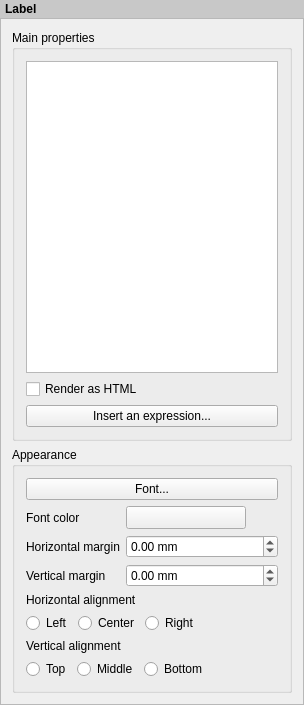
<?xml version="1.0" encoding="UTF-8"?>
<ui version="4.0">
 <class>QgsComposerLabelWidgetBase</class>
 <widget class="QWidget" name="QgsComposerLabelWidgetBase">
  <property name="geometry">
   <rect>
    <x>0</x>
    <y>0</y>
    <width>304</width>
    <height>705</height>
   </rect>
  </property>
  <property name="sizePolicy">
   <sizepolicy hsizetype="Expanding" vsizetype="Expanding">
    <horstretch>0</horstretch>
    <verstretch>0</verstretch>
   </sizepolicy>
  </property>
  <property name="windowTitle">
   <string>Label Options</string>
  </property>
  <layout class="QVBoxLayout" name="_2">
   <property name="spacing">
    <number>0</number>
   </property>
   <property name="margin">
    <number>0</number>
   </property>
   <item>
    <widget class="QLabel" name="label">
     <property name="sizePolicy">
      <sizepolicy hsizetype="Preferred" vsizetype="Maximum">
       <horstretch>0</horstretch>
       <verstretch>0</verstretch>
      </sizepolicy>
     </property>
     <property name="styleSheet">
      <string notr="true">padding: 2px; font-weight: bold; background-color: rgb(200, 200, 200);</string>
     </property>
     <property name="text">
      <string>Label</string>
     </property>
    </widget>
   </item>
   <item>
    <widget class="QScrollArea" name="scrollArea">
     <property name="widgetResizable">
      <bool>true</bool>
     </property>
     <widget class="QWidget" name="scrollAreaWidgetContents">
      <property name="geometry">
       <rect>
        <x>0</x>
        <y>0</y>
        <width>302</width>
        <height>682</height>
       </rect>
      </property>
      <layout class="QVBoxLayout" name="mainLayout">
       <item>
        <widget class="QgsCollapsibleGroupBoxBasic" name="mTextGroupBox">
         <property name="focusPolicy">
          <enum>Qt::StrongFocus</enum>
         </property>
         <property name="title">
          <string>Main properties</string>
         </property>
         <property name="checkable">
          <bool>false</bool>
         </property>
         <property name="syncGroup" stdset="0">
          <string notr="true">composeritem</string>
         </property>
         <property name="collapsed" stdset="0">
          <bool>false</bool>
         </property>
         <layout class="QGridLayout" name="gridLayout_2">
          <item row="0" column="0">
           <widget class="QPlainTextEdit" name="mTextEdit">
            <property name="tabStopWidth">
             <number>10</number>
            </property>
           </widget>
          </item>
          <item row="1" column="0">
           <widget class="QCheckBox" name="mHtmlCheckBox">
            <property name="text">
             <string>Render as HTML</string>
            </property>
           </widget>
          </item>
          <item row="2" column="0">
           <widget class="QPushButton" name="mInsertExpressionButton">
            <property name="text">
             <string>Insert an expression...</string>
            </property>
           </widget>
          </item>
         </layout>
        </widget>
       </item>
       <item>
        <widget class="QgsCollapsibleGroupBoxBasic" name="mAppearanceGroup">
         <property name="focusPolicy">
          <enum>Qt::StrongFocus</enum>
         </property>
         <property name="title">
          <string>Appearance</string>
         </property>
         <property name="checkable">
          <bool>false</bool>
         </property>
         <property name="syncGroup" stdset="0">
          <string notr="true">composeritem</string>
         </property>
         <property name="collapsed" stdset="0">
          <bool>false</bool>
         </property>
         <layout class="QGridLayout" name="gridLayout">
          <item row="1" column="0">
           <widget class="QLabel" name="label_2">
            <property name="text">
             <string>Font color</string>
            </property>
           </widget>
          </item>
          <item row="7" column="0" colspan="2">
           <layout class="QHBoxLayout" name="horizontalLayout_6">
            <item>
             <widget class="QRadioButton" name="mTopRadioButton">
              <property name="text">
               <string>Top</string>
              </property>
              <attribute name="buttonGroup">
               <string notr="true">buttonGroup</string>
              </attribute>
             </widget>
            </item>
            <item>
             <widget class="QRadioButton" name="mMiddleRadioButton">
              <property name="text">
               <string>Middle</string>
              </property>
              <attribute name="buttonGroup">
               <string notr="true">buttonGroup</string>
              </attribute>
             </widget>
            </item>
            <item>
             <widget class="QRadioButton" name="mBottomRadioButton">
              <property name="text">
               <string>Bottom</string>
              </property>
              <attribute name="buttonGroup">
               <string notr="true">buttonGroup</string>
              </attribute>
             </widget>
            </item>
            <item>
             <spacer name="horizontalSpacer_3">
              <property name="orientation">
               <enum>Qt::Horizontal</enum>
              </property>
              <property name="sizeHint" stdset="0">
               <size>
                <width>0</width>
                <height>20</height>
               </size>
              </property>
             </spacer>
            </item>
           </layout>
          </item>
          <item row="2" column="1">
           <widget class="QgsDoubleSpinBox" name="mMarginXDoubleSpinBox">
            <property name="prefix">
             <string/>
            </property>
            <property name="suffix">
             <string> mm</string>
            </property>
            <property name="minimum">
             <double>-99.989999999999995</double>
            </property>
           </widget>
          </item>
          <item row="5" column="0" colspan="2">
           <layout class="QHBoxLayout" name="horizontalLayout_5">
            <item>
             <widget class="QRadioButton" name="mLeftRadioButton">
              <property name="text">
               <string>Left</string>
              </property>
              <attribute name="buttonGroup">
               <string notr="true">buttonGroup_2</string>
              </attribute>
             </widget>
            </item>
            <item>
             <widget class="QRadioButton" name="mCenterRadioButton">
              <property name="text">
               <string>Center</string>
              </property>
              <attribute name="buttonGroup">
               <string notr="true">buttonGroup_2</string>
              </attribute>
             </widget>
            </item>
            <item>
             <widget class="QRadioButton" name="mRightRadioButton">
              <property name="text">
               <string>Right</string>
              </property>
              <attribute name="buttonGroup">
               <string notr="true">buttonGroup_2</string>
              </attribute>
             </widget>
            </item>
            <item>
             <spacer name="horizontalSpacer_4">
              <property name="orientation">
               <enum>Qt::Horizontal</enum>
              </property>
              <property name="sizeHint" stdset="0">
               <size>
                <width>0</width>
                <height>20</height>
               </size>
              </property>
             </spacer>
            </item>
           </layout>
          </item>
          <item row="4" column="0" colspan="2">
           <widget class="QLabel" name="mHorizontalAlignementLabel">
            <property name="text">
             <string>Horizontal alignment</string>
            </property>
           </widget>
          </item>
          <item row="6" column="0" colspan="2">
           <widget class="QLabel" name="mVerticalAlignementLabel">
            <property name="text">
             <string>Vertical alignment</string>
            </property>
           </widget>
          </item>
          <item row="0" column="0" colspan="2">
           <widget class="QPushButton" name="mFontButton">
            <property name="sizePolicy">
             <sizepolicy hsizetype="Preferred" vsizetype="Fixed">
              <horstretch>0</horstretch>
              <verstretch>0</verstretch>
             </sizepolicy>
            </property>
            <property name="text">
             <string>Font...</string>
            </property>
           </widget>
          </item>
          <item row="2" column="0">
           <widget class="QLabel" name="mMarginXLabel">
            <property name="text">
             <string>Horizontal margin</string>
            </property>
           </widget>
          </item>
          <item row="1" column="1">
           <layout class="QHBoxLayout" name="horizontalLayout">
            <item>
             <widget class="QgsColorButtonV2" name="mFontColorButton">
              <property name="minimumSize">
               <size>
                <width>120</width>
                <height>0</height>
               </size>
              </property>
              <property name="maximumSize">
               <size>
                <width>120</width>
                <height>16777215</height>
               </size>
              </property>
              <property name="text">
               <string/>
              </property>
             </widget>
            </item>
            <item>
             <spacer name="horizontalSpacer_2">
              <property name="orientation">
               <enum>Qt::Horizontal</enum>
              </property>
              <property name="sizeHint" stdset="0">
               <size>
                <width>40</width>
                <height>20</height>
               </size>
              </property>
             </spacer>
            </item>
           </layout>
          </item>
          <item row="3" column="1">
           <widget class="QgsDoubleSpinBox" name="mMarginYDoubleSpinBox">
            <property name="suffix">
             <string> mm</string>
            </property>
            <property name="minimum">
             <double>-99.989999999999995</double>
            </property>
           </widget>
          </item>
          <item row="3" column="0">
           <widget class="QLabel" name="mMarginYLabel">
            <property name="text">
             <string>Vertical margin</string>
            </property>
           </widget>
          </item>
         </layout>
        </widget>
       </item>
      </layout>
     </widget>
    </widget>
   </item>
  </layout>
 </widget>
 <layoutdefault spacing="6" margin="11"/>
 <customwidgets>
  <customwidget>
   <class>QgsCollapsibleGroupBoxBasic</class>
   <extends>QGroupBox</extends>
   <header location="global">qgscollapsiblegroupbox.h</header>
   <container>1</container>
  </customwidget>
  <customwidget>
   <class>QgsColorButtonV2</class>
   <extends>QToolButton</extends>
   <header>qgscolorbuttonv2.h</header>
   <container>1</container>
  </customwidget>
  <customwidget>
   <class>QgsDoubleSpinBox</class>
   <extends>QDoubleSpinBox</extends>
   <header>qgsdoublespinbox.h</header>
  </customwidget>
 </customwidgets>
 <tabstops>
  <tabstop>scrollArea</tabstop>
  <tabstop>mTextGroupBox</tabstop>
  <tabstop>mTextEdit</tabstop>
  <tabstop>mHtmlCheckBox</tabstop>
  <tabstop>mInsertExpressionButton</tabstop>
  <tabstop>mAppearanceGroup</tabstop>
  <tabstop>mFontButton</tabstop>
  <tabstop>mFontColorButton</tabstop>
  <tabstop>mMarginXDoubleSpinBox</tabstop>
  <tabstop>mMarginYDoubleSpinBox</tabstop>
  <tabstop>mLeftRadioButton</tabstop>
  <tabstop>mCenterRadioButton</tabstop>
  <tabstop>mRightRadioButton</tabstop>
  <tabstop>mTopRadioButton</tabstop>
  <tabstop>mMiddleRadioButton</tabstop>
  <tabstop>mBottomRadioButton</tabstop>
 </tabstops>
 <resources/>
 <connections/>
 <buttongroups>
  <buttongroup name="buttonGroup_2"/>
  <buttongroup name="buttonGroup"/>
 </buttongroups>
</ui>
